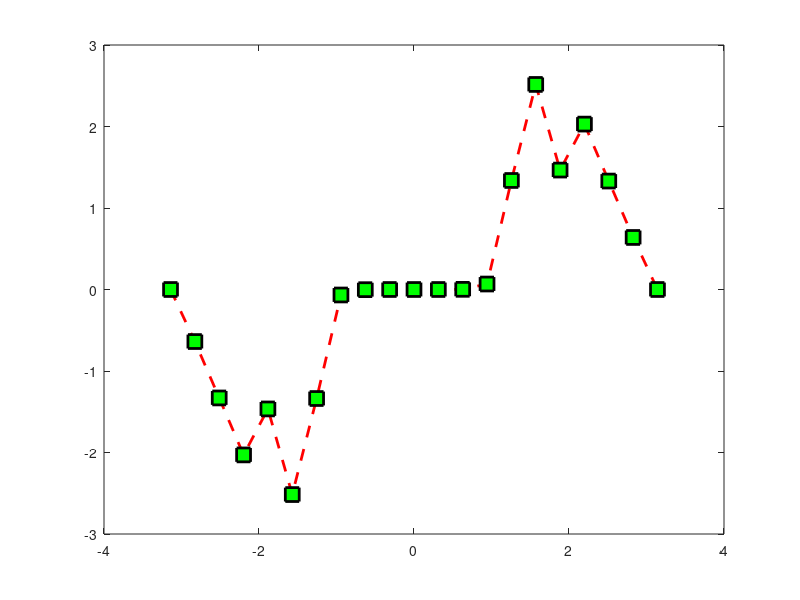

MATLAB code to generate this figure:
clc,clear,close all
x = -pi:pi/10:pi;
y = tan(sin(x)) - sin(tan(x));
plot(x,y,'--rs','LineWidth',2,'MarkerEdgeColor','k','MarkerFaceColor','g','MarkerSize',10);